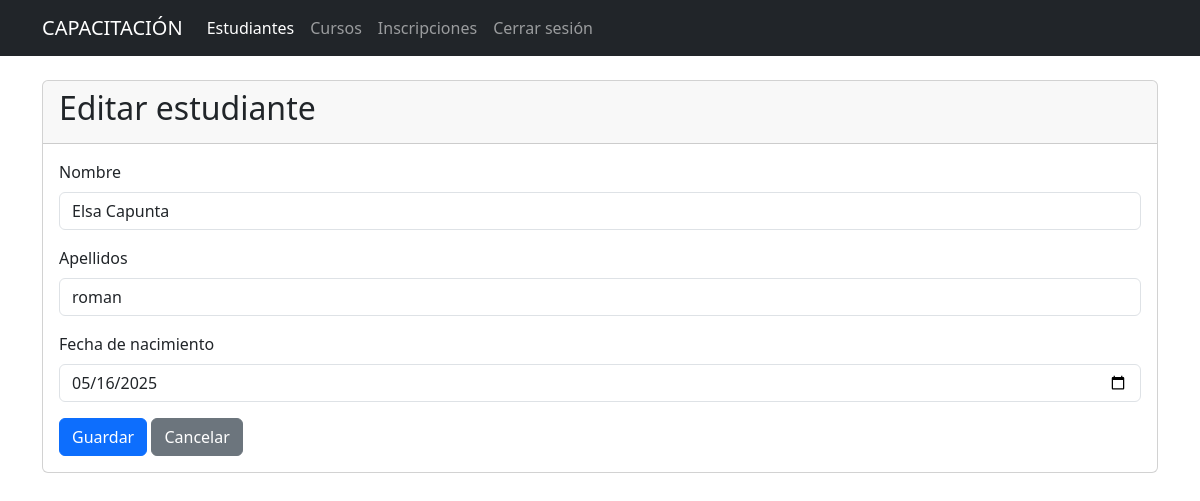
/estudiante/editar/1 (signed in), run on the app's committed database.
### tables this page shows
CREATE TABLE estudiantes (
            id INTEGER PRIMARY KEY AUTOINCREMENT,
            nombre TEXT NOT NULL,
            apellidos TEXT NOT NULL,
            fecha_nacimiento TEXT NOT NULL
        );

### app.py (the view, shortened to what this page needs)
@app.route("/estudiante/editar/<int:id>", methods=["GET", "POST"])
@login_required
def editar_estudiante(id):
    conn = get_db_connection()
    estudiante = conn.execute("SELECT * FROM estudiantes WHERE id = ?", (id,)).fetchone()
    conn.close()
    return render_template("form_estudiante.html", estudiante=estudiante)

### app.py (called while the page is built)
def get_db_connection():
    conn = sqlite3.connect('bd_instituto.db')
    conn.row_factory = sqlite3.Row
    return conn

@login_manager.user_loader
def load_user(user_id):
    return User.get_by_id(user_id)

    @staticmethod
    def get_by_id(user_id):
        conn = get_db_connection()
        user = conn.execute('SELECT * FROM users WHERE id = ?', (user_id,)).fetchone()
        conn.close()
        if user:
            return User(user['id'], user['username'], user['password'], user['name'], user['email'])
        return None

### templates/form_estudiante.html
{% extends "base.html" %}
{% block content %}
<div class="card">
    <div class="card-header">
        <h2>
            {% if estudiante %}Editar{% else %}Nuevo{% endif %} estudiante
        </h2>
    </div>
    <div class="card-body">
        <form action="" method="POST">
            <div class="mb-3">
                <label for="nombre" class="form-label">Nombre</label>
                <input type="text" class="form-control" name="nombre" id="nombre"
                       value="{{ estudiante.nombre if estudiante else '' }}" required>
            </div>
            <div class="mb-3">
                <label for="apellidos" class="form-label">Apellidos</label>
                <input type="text" class="form-control" name="apellidos" id="apellidos"
                       value="{{ estudiante.apellidos if estudiante else '' }}" required>
            </div>
            <div class="mb-3">
                <label for="fecha_nacimiento" class="form-label">Fecha de nacimiento</label>
                <input type="date" class="form-control" name="fecha_nacimiento" id="fecha_nacimiento"
                       value="{{ estudiante.fecha_nacimiento if estudiante else '' }}" required>
            </div>
            <button class="btn btn-primary" type="submit">Guardar</button>
            <a href="{{ url_for('estudiantes') }}" class="btn btn-secondary">Cancelar</a>
        </form>
    </div>
</div>
{% endblock %}

### data on the page
estudiantes: nombre "Elsa Capunta", apellidos "roman", fecha_nacimiento "05/16/2025"
